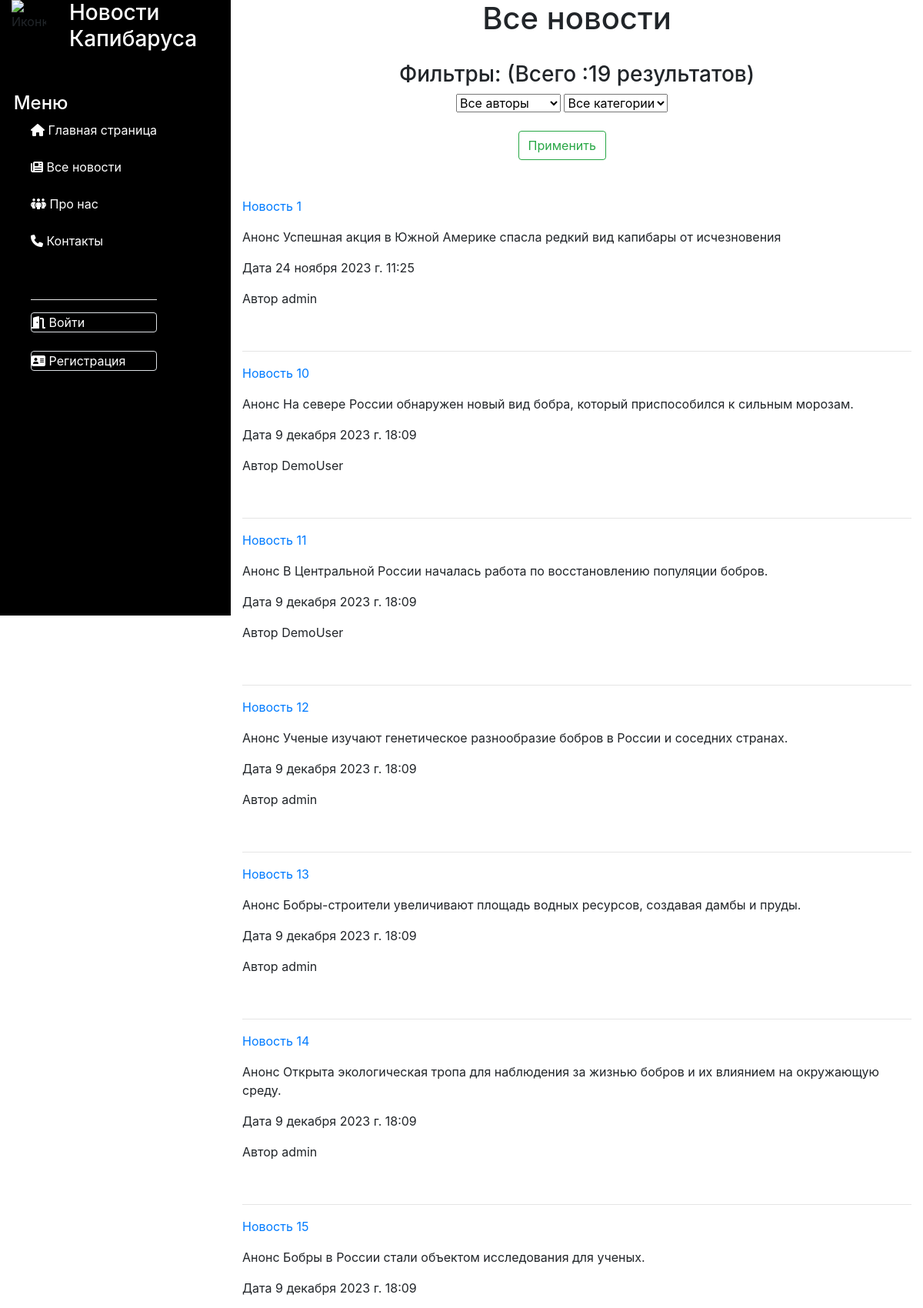
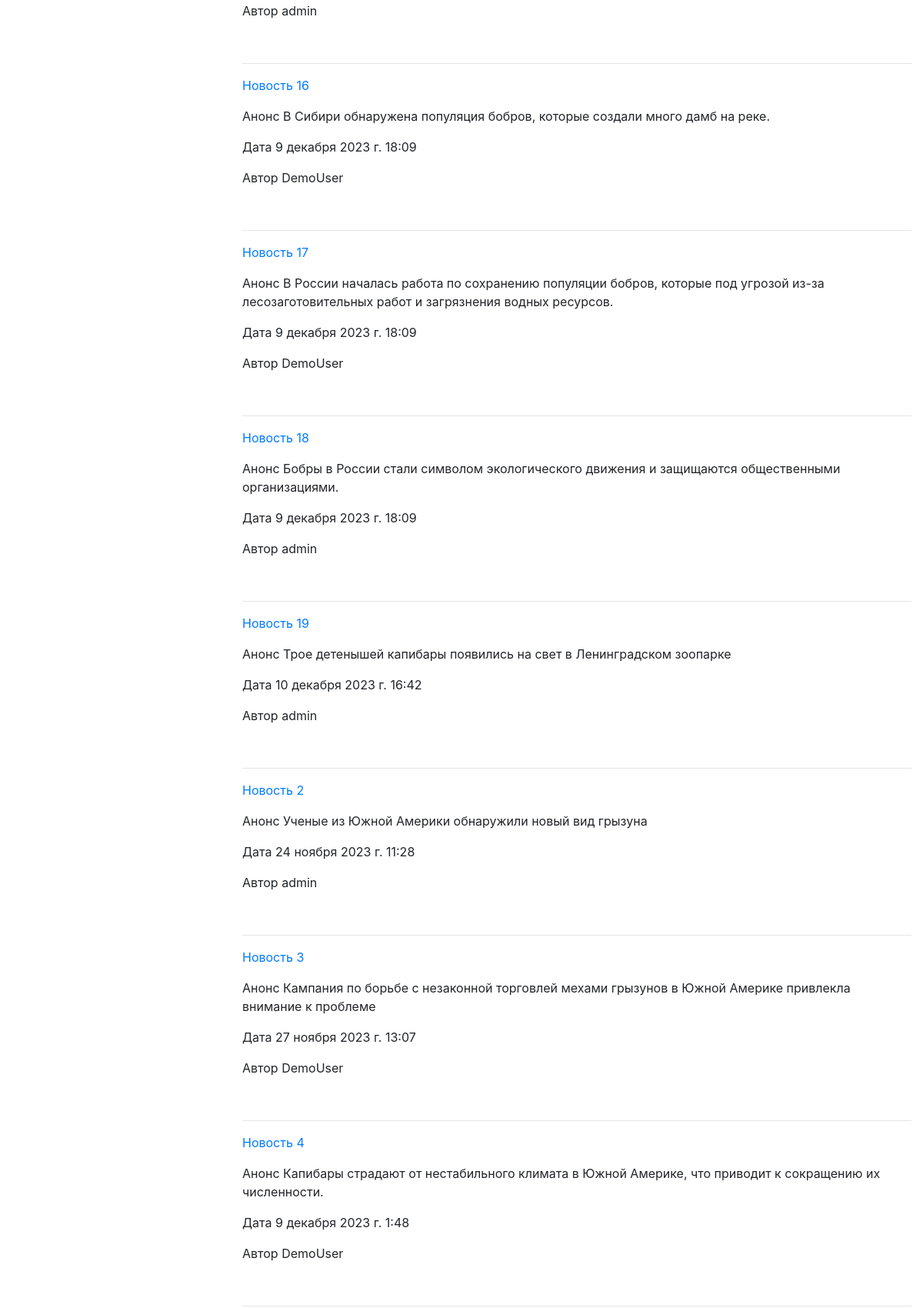
Page /news/ (upper part) on the committed database (2 pictures, top to bottom).
### news/models.py (models this page shows, shortened)
class Article(models.Model):
    categories = (('E', 'Economics'),
                  ('S', 'Science'),
                  ('IT', 'IT'))
    author = models.ForeignKey(User, on_delete=models.SET_NULL, null=True)
    title = models.CharField('Название', max_length=50, default='')
    anouncement = models.TextField('Аннотация', max_length=250)
    text = models.TextField('Текст новости')
    date = models.DateTimeField('Дата публикации', auto_created=True,default=datetime.datetime.now())
    category = models.CharField(choices=categories, max_length=20, verbose_name='Категории')
    tags=models.ManyToManyField(to=Tag, blank=True)
    def get_absolute_url(self):
        return f'/news/{self.id}'
    class Meta:
        ordering=['title','date']
        verbose_name = 'Новость'
        verbose_name_plural = 'Новости'

### news/views.py (the view)
# urls.py: path('', views.news_list, name='news_list'),
def news_list(request):
    categories = Article.categories  # создали перечень категорий
    author_list = User.objects.all()  # создали перечень авторов
    if request.method == "POST":
        selected_author = int(request.POST.get('author_filter'))
        selected_category = int(request.POST.get('category_filter'))
        if selected_author == 0:  # выбраны все авторы
            news = Article.objects.all()
        else:
            news = Article.objects.filter(author=selected_author)
        if selected_category != 0:  # фильтруем найденные по авторам результаты по категориям
            news = news.filter(category__icontains=categories[selected_category - 1][0])
    else:  # если страница открывется впервые
        selected_author = 0
        selected_category = 0
        news = Article.objects.all()
    context = {'news': news, 'author_list': author_list, 'selected_author': selected_author,
               'categories': categories, 'selected_category': selected_category}
    return render(request, 'news/news_list.html', context)

### news/templates/news/news_list.html (shortened to what this page needs)
{% extends 'main/SideBar.html' %}
{% load static %}
{% block content %}
<h1 class="text-center">Все новости</h1>
<br>
<div class="text-center">
    <label><h3> Фильтры: (Всего :{{ news|length }} результатов) </h3>
        <form method="post">
            <div class="form-group col-11">
                <select class="form-select" name="author_filter">
                    <option value="0">Все авторы</option>
                </select>
                <select class="form-select" name="category_filter">
                    <option value="0">Все категории</option>
                </select>
                <br>
                <br>
                <input type="submit" class="btn btn-outline-success" value="Применить">
            </div>
        </form>
    </label>
</div>
<br>
{% for n in news %}
<div>
    <p><a href="{{n.get_absolute_url}}">{{ n.title }} </a></p>
    <p> Анонс {{ n.anouncement }}</p>
    <p> Дата {{ n.date }}</p>
    <p> Автор {{ n.author.username }}</p>
    <br>
    <hr>
</div>
{% endfor %}
{% endblock content %}

### main/static/main/css/style.css (style rules this page uses)
body { height: 100vh; }

### rows in the picture
Article: title "Новость 1", anouncement "Успешная акция в Южной Америке спасла редкий вид капибары от исчезновения", date "24 ноября 2023 г. 11:25", author.username "admin"
Article: title "Новость 10", anouncement "На севере России обнаружен новый вид бобра, который приспособился к сильным морозам.", date "9 декабря 2023 г. 18:09", author.username "DemoUser"
Article: title "Новость 11", anouncement "В Центральной России началась работа по восстановлению популяции бобров.", date "9 декабря 2023 г. 18:09", author.username "DemoUser"
Article: title "Новость 12", anouncement "Ученые изучают генетическое разнообразие бобров в России и соседних странах.", date "9 декабря 2023 г. 18:09", author.username "admin"
Article: title "Новость 13", anouncement "Бобры-строители увеличивают площадь водных ресурсов, создавая дамбы и пруды.", date "9 декабря 2023 г. 18:09", author.username "admin"
Article: title "Новость 14", anouncement "Открыта экологическая тропа для наблюдения за жизнью бобров и их влиянием на окружающую среду.", date "9 декабря 2023 г. 18:09", author.username "admin"
Article: title "Новость 15", anouncement "Бобры в России стали объектом исследования для ученых.", date "9 декабря 2023 г. 18:09", author.username "admin"
Article: title "Новость 16", anouncement "В Сибири обнаружена популяция бобров, которые создали много дамб на реке.", date "9 декабря 2023 г. 18:09", author.username "DemoUser"
Article: title "Новость 17", anouncement "В России началась работа по сохранению популяции бобров, которые под угрозой из-за лесозаготовительных работ и загрязнения водных ресурсов.", date "9 декабря 2023 г. 18:09", author.username "DemoUser"
Article: title "Новость 18", anouncement "Бобры в России стали символом экологического движения и защищаются общественными организациями.", date "9 декабря 2023 г. 18:09", author.username "admin"
Article: title "Новость 19", anouncement "Трое детенышей капибары появились на свет в Ленинградском зоопарке", date "10 декабря 2023 г. 16:42", author.username "admin"
Article: title "Новость 2", anouncement "Ученые из Южной Америки обнаружили новый вид грызуна", date "24 ноября 2023 г. 11:28", author.username "admin"
Article: title "Новость 3", anouncement "Кампания по борьбе с незаконной торговлей мехами грызунов в Южной Америке привлекла внимание к проблеме", date "27 ноября 2023 г. 13:07", author.username "DemoUser"
Article: title "Новость 4", anouncement "Капибары страдают от нестабильного климата в Южной Америке, что приводит к сокращению их численности.", date "9 декабря 2023 г. 1:48", author.username "DemoUser"

### other values in the picture
{{ news|length }} "19"
